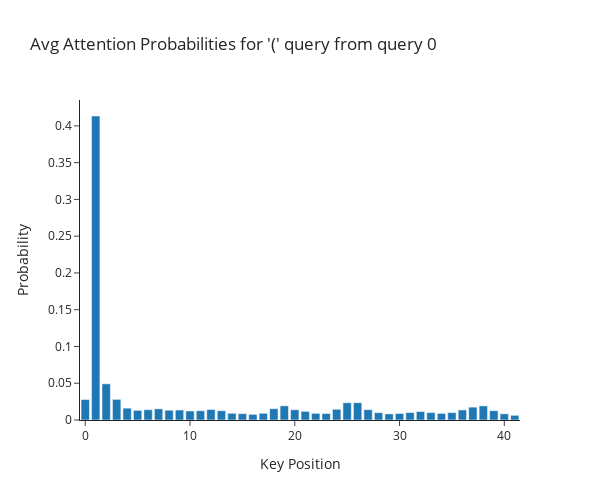

The notebook cell this image was saved under:
### Markdown cell above
let's look at inputs to

### Code cell
def get_attn_probs(model: ParenTransformer, tokenizer: SimpleTokenizer, data: DataSet, layer: int, head: int) -> t.Tensor:
    '''
    Returns: (N_SAMPLES, max_seq_len, max_seq_len) tensor that sums to 1 over the last dimension.
    '''
    x = get_inputs(model, data, model.layers[layer].self_attn.W_Q)
    # x_begins_with_bracket = x[[i.startswith('(') for i in data.strs]]
    attention_pattern = model.layers[layer].self_attn.attention_pattern_pre_softmax(x)
    attention_pattern_head = attention_pattern[:,head]
    padding_filter = data.toks == tokenizer.PAD_TOKEN
    attention_pattern_head[padding_filter] = -1e9
    return attention_pattern_head.softmax(-1).detach()
    

if MAIN:
    attn_probs = get_attn_probs(model, tokenizer, data, 2, 0)
    attn_probs_open = attn_probs[data.starts_open].mean(0)[[0]]
    px.bar(
        y=attn_probs_open.squeeze().numpy(), labels={"y": "Probability", "x": "Key Position"},
        template="simple_white", height=500, width=600, title="Avg Attention Probabilities for '(' query from query 0"
    ).update_layout(showlegend=False, hovermode='x unified').show()

### Figure 1 — Plotly figure (JSON) as saved in the notebook; plotly's stock layout.template omitted (floating-point values rounded to 4 significant figures)
{"data": [{"alignmentgroup": "True", "hovertemplate": "Key Position=%{x}<br>Probability=%{y}<extra></extra>", "legendgroup": "", "marker": {"color": "#1F77B4", "pattern": {"shape": ""}}, "name": "", "offsetgroup": "", "orientation": "v", "showlegend": false, "textposition": "auto", "type": "bar", "x": [0, 1, 2, 3, 4, 5, 6, 7, 8, 9, 10, 11, 12, 13, 14, 15, 16, 17, 18, 19, 20, 21, 22, 23, 24, 25, 26, 27, 28, 29, 30, 31, 32, 33, 34, 35, 36, 37, 38, 39, 40, 41], "xaxis": "x", "y": [0.02782, 0.4135, 0.04924, 0.02803, 0.01609, 0.0131, 0.01398, 0.01518, 0.01331, 0.01356, 0.01221, 0.01262, 0.01426, 0.01266, 0.009164, 0.0087, 0.007708, 0.009124, 0.01537, 0.01927, 0.01397, 0.0117, 0.009068, 0.008783, 0.01458, 0.02349, 0.02356, 0.01403, 0.009987, 0.008322, 0.008856, 0.01014, 0.01153, 0.01014, 0.009005, 0.01009, 0.0137, 0.01749, 0.01925, 0.01266, 0.008428, 0.006362], "yaxis": "y"}], "layout": {"barmode": "relative", "height": 500, "hovermode": "x unified", "legend": {"tracegroupgap": 0}, "showlegend": false, "title": {"text": "Avg Attention Probabilities for '(' query from query 0"}, "width": 600, "xaxis": {"anchor": "y", "domain": [0, 1], "title": {"text": "Key Position"}}, "yaxis": {"anchor": "x", "domain": [0, 1], "title": {"text": "Probability"}}}}
